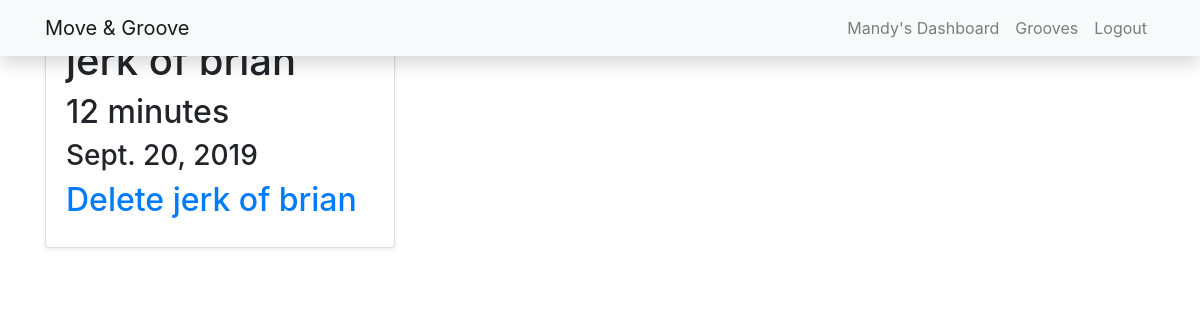
Screenshot of /groove/4 (signed in) with the database file from the repository.
### groove/models.py (models this page shows, shortened)
class Groove(models.Model):
  groove = models.CharField(max_length=200)
  date = models.DateField()
  duration = models.IntegerField()
  user = models.ForeignKey(User, on_delete=models.CASCADE)

### groove/views.py (the view)
# urls.py: path('groove/<int:pk>', views.DetailGroove.as_view(), name='detail_groove'),
class DetailGroove(LoginRequiredMixin, generic.DetailView):
    model = Groove
    template_name = 'grooves/detail_groove.html'

### templates/grooves/detail_groove.html (shortened to what this page needs)
{% extends 'base.html' %}
{% block content %}
<div class="container" >
    <div class="row">
      <div class="col-md-4 mt-3">
        <div class="card mb-4 shadow-sm">
          <div class="card-body">
            <h1 class="card-text">{{ groove.groove }}</h1>
            <h2> {{ groove.duration}} minutes</h2>
            <h3> {{ groove.date }}
           <h2><a  class="purple-text" href="{% url 'delete_groove' groove.id %}">Delete {{ groove.groove }}</a></h2>
          </div>
        </div>
      </div>
      </div>
</div>
{% endblock %}

### templates/partials/_navbar.html (shortened to what this page needs)
<nav class="navbar navbar-expand-lg navbar-light bg-light shadow fixed-top">
  <div class="container">
    <a class="navbar-brand" href="{% url 'index' %}">Move & Groove</a>
    <div class="collapse navbar-collapse" id="navbarResponsive">
   <ul class="navbar-nav ml-auto">
                       {% if user.is_authenticated %}
                        <li class="nav-item">
                            <a class="nav-link waves-effect" href="{% url 'dashboard' %}">{{user.username}}'s Dashboard</a>
                        </li>
                       <li class="nav-item">
                            <a class="nav-link waves-effect" href="{% url 'grooves' %}">Grooves</a>
                        </li>
                        <li class="nav-item">
                            <a class="nav-link waves-effect" href="{% url 'logout' %}" >Logout</a>
                        </li>
                        {% endif %}
    </div>
  </div>
</nav>

### movegroove/static/index.css (style rules this page uses)
html, body, .view { height: 100%; }

### rows the page displays
Groove: groove "jerk of brian", duration "12", date "Sept. 20, 2019"

### other values shown
{{ user.username }} "Mandy"
